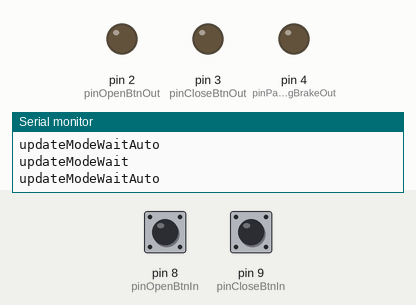
A sketch run on a simulated Arduino Uno, built with avr-gcc and run on an emulated ATmega328P. On the bench: output pins drawn as LEDs (lit = HIGH), the last lines printed to the serial monitor. The test bench sets the inputs (shaded band); at power-on: pin 8 (pinOpenBtnIn) HIGH, pin 9 (pinCloseBtnIn) HIGH.

Above: at 1.2 s.
1.3 s: pin 8 (pinOpenBtnIn) pulled LOW for 0.15 s
At 2.3 s:
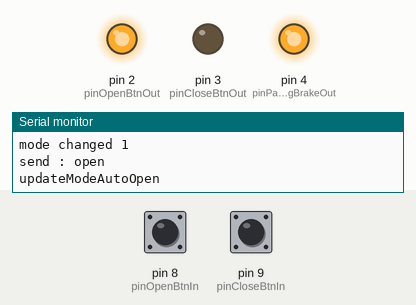
2.9 s: pin 9 (pinCloseBtnIn) pulled LOW for 0.15 s
At 4.0 s:
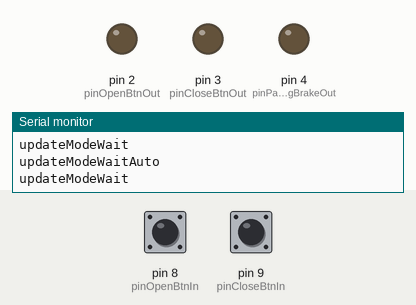
6.0 s: pin 9 (pinCloseBtnIn) pulled LOW for 1 s
At 6.8 s:
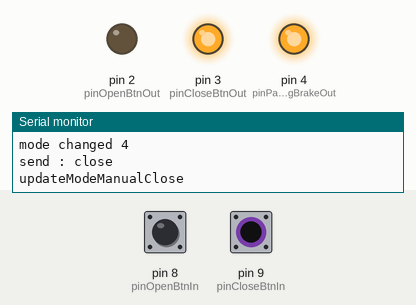
8.5 s: pin 8 (pinOpenBtnIn) pulled LOW for 1 s
At 10.3 s:
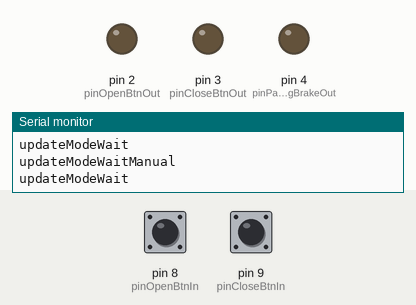
12.5 s: pin 8 (pinOpenBtnIn) pulled LOW for 3.2 s
At 13.4 s:
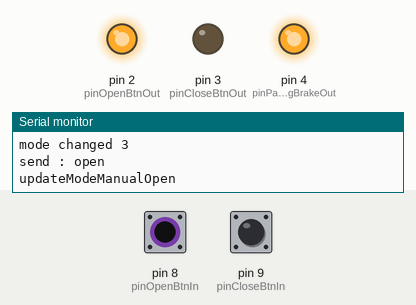
18.7 s: pin 8 (pinOpenBtnIn) pulsed LOW 2 times (0.12 s each, 0.3 s apart)
At 19.9 s:
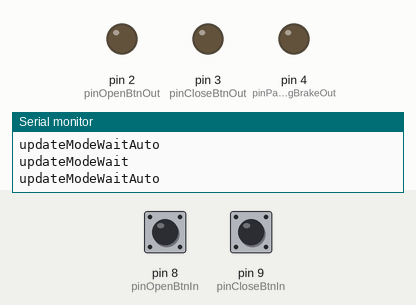
Timing chart, 0 to 21.7 s (numbered marks = the images above; inputs shaded):
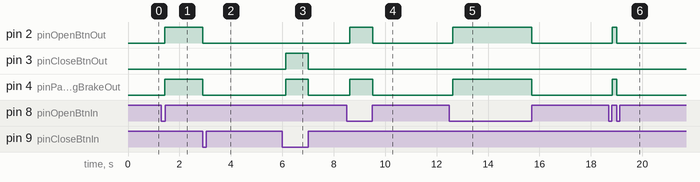

The sketch:

autotop986.ino
```cpp
/*
  986 Auto-Top by Adam Robertson <oldskool73@gmail.com>

  Based on : 986 Auto-Top by Alex Roy

  This auto-presses the open or close buttons for the convertible top on a Porsche 986
  for the specified open/close seconds automatically if you quickly tap the button.

  If the button tap is longer (eg it is held down), the button goes into manual mode and reacts like normal,
  i.e. is only auto-pressed for the same amount of time as the user is pressing.
  Once engaged, manual mode remains active until no input has been received for a defined amount of time.

  If the top is already automatically opening or closing, a second press of either
  button cancels the auto-open proceedure.

*/

#include "Switch.h"
#include "SimpleTimer.h"

// Start editable settings //

// Edit these to your own liking...

// time taken to open top
#define openTime 15600
// time taken to close top
#define closeTime 16400

// time to lock in manual mode once engaged
#define manualModeLockTime 1000

// pin definitions
#define pinOpenBtnOut       2
#define pinCloseBtnOut      3
#define pinParkingBrakeOut  4
#define pinOpenBtnIn        8
#define pinCloseBtnIn       9

// End editable settings //

// operation modes
#define modeWait 0
#define modeAutoOpen 1
#define modeAutoClose 2
#define modeManualOpen 3
#define modeManualClose 4
#define modeHalt 5

unsigned long ms, motorStartTime, manualModeLastMoveTime;
bool outputRequired = false;
bool manualModeLocked = false;
bool openTimeComplete = false;
bool closeTimeComplete = false;

int currentMode = modeWait;
int previousMode = modeWait;

String lastLog = "null";

Switch openButtonIn = Switch(pinOpenBtnIn);//,INPUT, HIGH);
Switch closeButtonIn = Switch(pinCloseBtnIn);//,INPUT, HIGH);

void setup() {
  Serial.begin(9600);
  log("setup");

  initInputPins();
  initOutputPins();
  sendStop();
}

void loop() {
  ms = millis();

  pollInput();
  updateTimers();
  updateMode();
  sendOutput();
}


/** Setup Functions **/

void initInputPins() {
//  pinMode(pinOpenBtnIn, INPUT);
//  pinMode(pinCloseBtnIn, INPUT);
}

void initOutputPins() {
  pinMode(pinOpenBtnOut, OUTPUT);
  pinMode(pinCloseBtnOut, OUTPUT);
  pinMode(pinParkingBrakeOut, OUTPUT);
}

/** Input Functions **/

void pollInput() {

  openButtonIn.poll();
  closeButtonIn.poll();

}

/** Timer Functions */

void updateTimers() {
  manualModeLocked = (ms - manualModeLastMoveTime < manualModeLockTime);
  openTimeComplete = (ms - motorStartTime > openTime);
  closeTimeComplete = (ms - motorStartTime > closeTime);
}

/** Mode Update Functions */

void updateMode() {

  previousMode = currentMode;

  switch (currentMode) {

    case modeWait:
      updateModeWait();
      break;
    case modeAutoOpen:
      updateModeAutoOpen();
      break;
    case modeAutoClose:
      updateModeAutoClose();
      break;
    case modeManualOpen:
      updateModeManualOpen();
      break;
    case modeManualClose:
      updateModeManualClose();
      break;
    case modeHalt:
      updateModeHalt();
      break;
  }

  outputRequired = currentMode != previousMode;
}

void updateModeWait() {
  log("updateModeWait");
  if (manualModeLocked) {
    updateModeWaitManual();
  } else {
    updateModeWaitAuto();
  }
}

void updateModeWaitManual() {
  log("updateModeWaitManual");
  //react to buttons while locked in manual mode
  if (openButtonIn.on()) {
    currentMode = modeManualOpen;
  } else if (closeButtonIn.on()) {
    currentMode = modeManualClose;
  }
}

void updateModeWaitAuto() {
  log("updateModeWaitAuto");
  //react to buttons in auto mode
  if (openButtonIn.on()) {
    currentMode = modeAutoOpen;
  } else if (closeButtonIn.on()) {
    currentMode = modeAutoClose;
  }
}

void updateModeAutoOpen() {
  log("updateModeAutoOpen");
  //halt on button push
  if (openButtonIn.pushed() || closeButtonIn.on()) {
    currentMode = modeHalt;
    return;
  }
  //wait on timer
  if (openTimeComplete) {
    currentMode = modeWait;
    return;
  }
  //switch to manual mode on long press
  if (openButtonIn.longPress()) {
    currentMode = modeManualOpen;
    return;
  }
}

void updateModeAutoClose() {
  log("updateModeAutoClose");
  //halt on button push
  if (openButtonIn.on() || closeButtonIn.pushed()) {
    currentMode = modeHalt;
  }
  //wait on timer
  if (closeTimeComplete) {
    currentMode = modeWait;
    return;
  }
  //switch to manual mode on long press
  if (closeButtonIn.longPress()) {
    currentMode = modeManualClose;
    return;
  }
}

void updateModeManualOpen() {
  log("updateModeManualOpen");
  //wait on button release
  if (!openButtonIn.on()) {
    currentMode = modeWait;
    manualModeLastMoveTime = millis();
  }
}

void updateModeManualClose() {
  log("updateModeManualClose");
  //wait on button release
  if (!closeButtonIn.on()) {
    currentMode = modeWait;
    manualModeLastMoveTime = millis();
  }
}

void updateModeHalt() {
  log("updateModeHalt");
  //only release halt when both buttons are released
  if (!closeButtonIn.on() && !openButtonIn.on()) {
    currentMode = modeWait;
  }
}

/** Output Functions */

void sendOutput() {
  if (outputRequired) {
    log("mode changed " + String(currentMode));

    if (currentMode == modeAutoOpen || currentMode == modeManualOpen) {
      sendOpen();
    } else if (currentMode == modeAutoClose || currentMode == modeManualClose) {
      sendClose();
    } else {
      sendStop();
    }
  }
}

void sendOpen() {
  log("send : open");
  digitalWrite(pinOpenBtnOut, HIGH);
  digitalWrite(pinCloseBtnOut, LOW);
  digitalWrite(pinParkingBrakeOut, HIGH);
  motorStartTime = millis();
}

void sendClose() {
  log("send : close");
  digitalWrite(pinOpenBtnOut, LOW);
  digitalWrite(pinCloseBtnOut, HIGH);
  digitalWrite(pinParkingBrakeOut, HIGH);
  motorStartTime = millis();
}

void sendStop() {
  log("send : stop!");
  digitalWrite(pinOpenBtnOut, LOW);
  digitalWrite(pinCloseBtnOut, LOW);
  digitalWrite(pinParkingBrakeOut, LOW);
}

void log(String log) {
  if (log != lastLog) {
    Serial.println(log);
    lastLog = log;
  }
}
```

Switch.cpp
```cpp
// (licence header left out)
#include "Arduino.h"
#include "Switch.h"

Switch::Switch(byte _pin, byte PinMode, bool polarity, int debouncePeriod, int longPressPeriod, int doubleClickPeriod, int deglitchPeriod):
pin(_pin), polarity(polarity), deglitchPeriod(deglitchPeriod), debouncePeriod(debouncePeriod), longPressPeriod(longPressPeriod), doubleClickPeriod(doubleClickPeriod)
{ pinMode(pin, PinMode);
  switchedTime = millis();
  debounced = digitalRead(pin);
}

bool Switch::poll()
{ input = digitalRead(pin);
  return process();
}

bool Switch::process()
{ deglitch();
  debounce();
  calcDoubleClick();
  calcLongPress();
  return _switched;
}

void inline Switch::deglitch()
{ ms = millis();
  if(input == lastInput) equal = 1;
  else
  { equal = 0;
    deglitchTime = ms;
  }
  if(equal & ((ms - deglitchTime) > deglitchPeriod)) // max 50ms, disable deglitch: 0ms
  { deglitched = input;
    deglitchTime = ms;
  }
  lastInput = input;
}

void inline Switch::debounce()
{ ms = millis();
  _switched = 0;
  if((deglitched != debounced) & ((ms - switchedTime) >= debouncePeriod))
  { switchedTime = ms;
    debounced = deglitched;
    _switched = 1;
    longPressDisable = false;
  }
}

void inline Switch::calcDoubleClick()
{ _doubleClick = false;
  if(pushed())
  { _doubleClick = (ms - pushedTime) < doubleClickPeriod; // pushedTime of previous push
    pushedTime = ms;
  }
}

void inline Switch::calcLongPress()
{ _longPress = false;
  if(!longPressDisable)
  { _longPress = on() && ((ms - pushedTime) > longPressPeriod); // true just one time between polls
    longPressDisable = _longPress; // will be reset at next switch
  }
}

bool Switch::switched()
{ return _switched;
}

bool Switch::on()
{ return !(debounced^polarity);
}

bool Switch::pushed()
{ return _switched && !(debounced^polarity);
}

bool Switch::released()
{ return _switched && (debounced^polarity);
}

bool Switch::longPress()
{ return _longPress;
}

bool Switch::doubleClick()
{ return _doubleClick;
}
```

Switch.h
```cpp
// (licence header left out)
#ifndef SWITCH_H
#define SWITCH_H

class Switch
{
public:
  Switch(byte _pin, byte PinMode=INPUT_PULLUP, bool polarity=LOW, int debouncePeriod=50, int longPressPeriod=300, int doubleClickPeriod=250, int deglitchPeriod=10);
  bool poll(); // Returns 1 if switched
  bool switched(); // will be refreshed by poll()
  bool on();
  bool pushed(); // will be refreshed by poll()
  bool released(); // will be refreshed by poll()
  bool longPress(); // will be refreshed by poll()
  bool doubleClick(); // will be refreshed by poll()

  protected:
  bool process(); // not inline, used in child class
  void inline deglitch();
  void inline debounce();
  void inline calcDoubleClick();
  void inline calcLongPress();

  unsigned long deglitchTime, switchedTime, pushedTime, ms;
  const byte pin;
  const int deglitchPeriod, debouncePeriod, longPressPeriod, doubleClickPeriod;
  const bool polarity;
  bool input, lastInput, equal, deglitched, debounced, _switched, _longPress, longPressDisable, _doubleClick;
};

#endif
```

Measured:
- after the input at 1.3 s, pin 2 (pinOpenBtnOut), pin 4 (pinParkingBrakeOut): LOW → HIGH after 0.13 s
- after the input at 2.9 s, pin 2 (pinOpenBtnOut), pin 4 (pinParkingBrakeOut): HIGH → LOW at once
- after the input at 6.0 s, pin 3 (pinCloseBtnOut), pin 4 (pinParkingBrakeOut): LOW → HIGH after 0.13 s, → LOW 0.89 s later
- after the input at 8.5 s, pin 2 (pinOpenBtnOut), pin 4 (pinParkingBrakeOut): LOW → HIGH after 0.13 s, → LOW 0.88 s later
- after the input at 12.5 s, pin 2 (pinOpenBtnOut), pin 4 (pinParkingBrakeOut): LOW → HIGH after 0.13 s, → LOW 3.1 s later
- after the input at 18.7 s, pin 2 (pinOpenBtnOut), pin 4 (pinParkingBrakeOut): LOW → HIGH after 0.13 s, → LOW 0.18 s later
